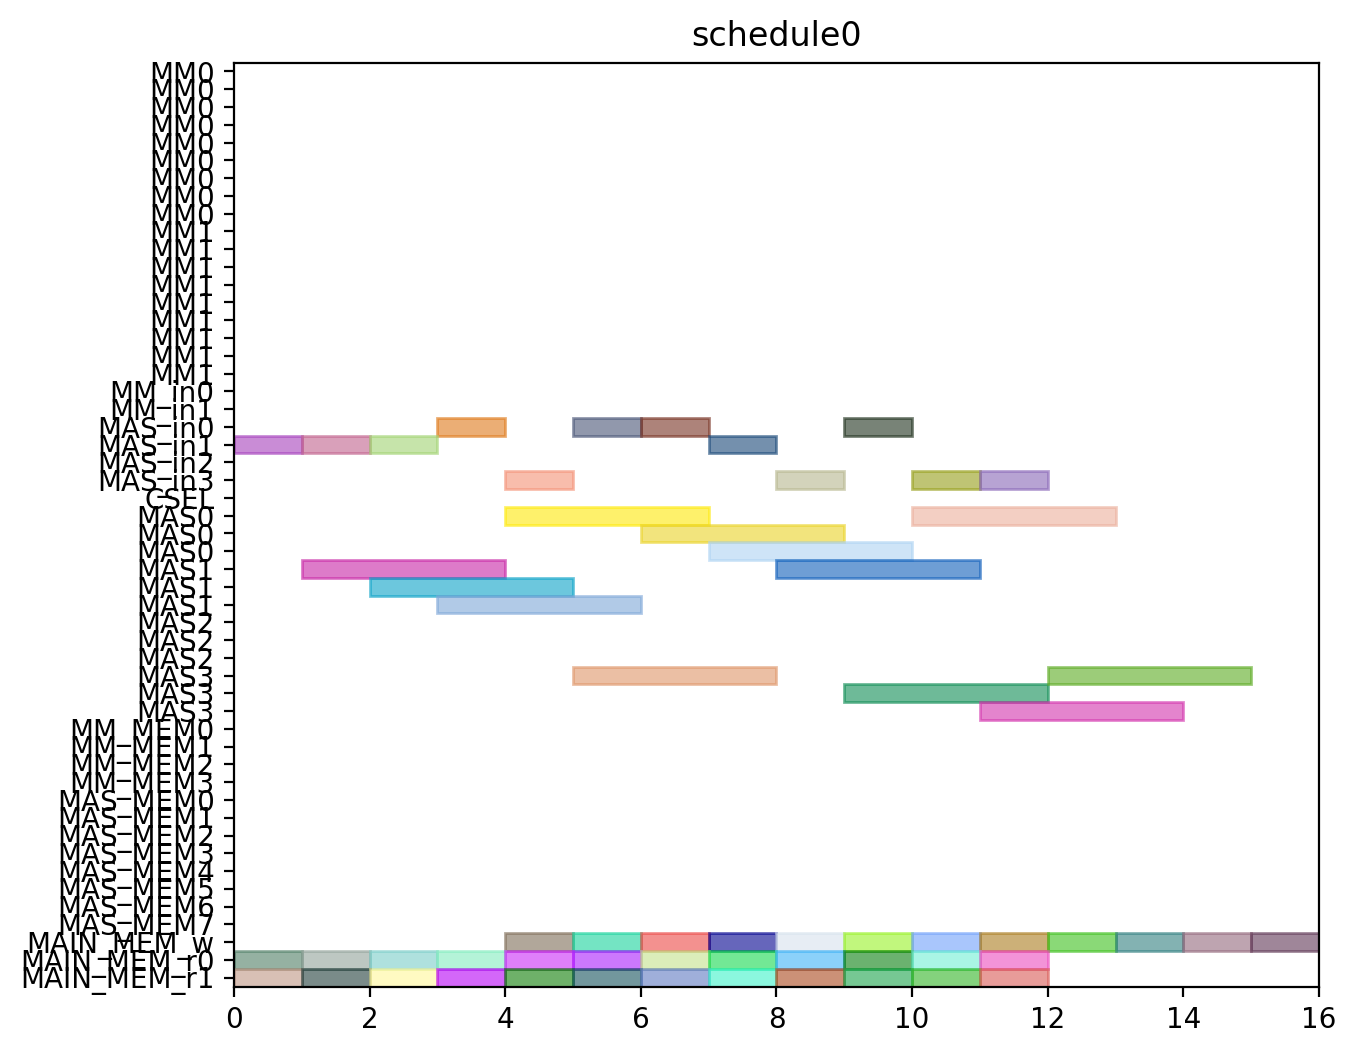

The script that drew this image:
from pyschedule import Scenario, solvers, plotters, alt


def solve():
	horizon = 120
	S = Scenario("schedule0", horizon=horizon)

	# resource
	MM = S.Resources('MM', num=2, size=9)
	MM_in = S.Resources('MM_in', num=2)
	MAS_in = S.Resources('MAS_in', num=4)
	CSEL = S.Resource('CSEL')
	MAS = S.Resources('MAS', num=4, size=3, periods=range(1, horizon))
	MM_MEM = S.Resources('MM_MEM', num=4)
	MAS_MEM = S.Resources('MAS_MEM', num=8)
	MAIN_MEM_w = S.Resource('MAIN_MEM_w', size=1)
	MAIN_MEM_r = S.Resources('MAIN_MEM_r', num=2)

	# result of previous scheduling

	# new tasks
	c000 = S.Task('c000', length=3, delay_cost=1)
	c000 += alt(MAS)
	c000_in = S.Task('c000_in', length=1, delay_cost=1)
	c000_in += alt(MAS_in)
	S += c000_in*MAS_in[0]<=c000*MAS[0]

	S += c000_in*MAS_in[1]<=c000*MAS[1]

	S += c000_in*MAS_in[2]<=c000*MAS[2]

	S += c000_in*MAS_in[3]<=c000*MAS[3]

	S += 0<c000

	c000_w = S.Task('c000_w', length=1, delay_cost=1)
	c000_w += alt(MAIN_MEM_w)
	S += c000 <= c000_w

	c000_mem0 = S.Task('c000_mem0', length=1, delay_cost=1)
	c000_mem0 += MAIN_MEM_r[0]
	S += c000_mem0 <= c000

	c000_mem1 = S.Task('c000_mem1', length=1, delay_cost=1)
	c000_mem1 += MAIN_MEM_r[1]
	S += c000_mem1 <= c000

	c001 = S.Task('c001', length=3, delay_cost=1)
	c001 += alt(MAS)
	c001_in = S.Task('c001_in', length=1, delay_cost=1)
	c001_in += alt(MAS_in)
	S += c001_in*MAS_in[0]<=c001*MAS[0]

	S += c001_in*MAS_in[1]<=c001*MAS[1]

	S += c001_in*MAS_in[2]<=c001*MAS[2]

	S += c001_in*MAS_in[3]<=c001*MAS[3]

	S += 0<c001

	c001_w = S.Task('c001_w', length=1, delay_cost=1)
	c001_w += alt(MAIN_MEM_w)
	S += c001 <= c001_w

	c001_mem0 = S.Task('c001_mem0', length=1, delay_cost=1)
	c001_mem0 += MAIN_MEM_r[0]
	S += c001_mem0 <= c001

	c001_mem1 = S.Task('c001_mem1', length=1, delay_cost=1)
	c001_mem1 += MAIN_MEM_r[1]
	S += c001_mem1 <= c001

	c010 = S.Task('c010', length=3, delay_cost=1)
	c010 += alt(MAS)
	c010_in = S.Task('c010_in', length=1, delay_cost=1)
	c010_in += alt(MAS_in)
	S += c010_in*MAS_in[0]<=c010*MAS[0]

	S += c010_in*MAS_in[1]<=c010*MAS[1]

	S += c010_in*MAS_in[2]<=c010*MAS[2]

	S += c010_in*MAS_in[3]<=c010*MAS[3]

	S += 0<c010

	c010_w = S.Task('c010_w', length=1, delay_cost=1)
	c010_w += alt(MAIN_MEM_w)
	S += c010 <= c010_w

	c010_mem0 = S.Task('c010_mem0', length=1, delay_cost=1)
	c010_mem0 += MAIN_MEM_r[0]
	S += c010_mem0 <= c010

	c010_mem1 = S.Task('c010_mem1', length=1, delay_cost=1)
	c010_mem1 += MAIN_MEM_r[1]
	S += c010_mem1 <= c010

	c011 = S.Task('c011', length=3, delay_cost=1)
	c011 += alt(MAS)
	c011_in = S.Task('c011_in', length=1, delay_cost=1)
	c011_in += alt(MAS_in)
	S += c011_in*MAS_in[0]<=c011*MAS[0]

	S += c011_in*MAS_in[1]<=c011*MAS[1]

	S += c011_in*MAS_in[2]<=c011*MAS[2]

	S += c011_in*MAS_in[3]<=c011*MAS[3]

	S += 0<c011

	c011_w = S.Task('c011_w', length=1, delay_cost=1)
	c011_w += alt(MAIN_MEM_w)
	S += c011 <= c011_w

	c011_mem0 = S.Task('c011_mem0', length=1, delay_cost=1)
	c011_mem0 += MAIN_MEM_r[0]
	S += c011_mem0 <= c011

	c011_mem1 = S.Task('c011_mem1', length=1, delay_cost=1)
	c011_mem1 += MAIN_MEM_r[1]
	S += c011_mem1 <= c011

	c100 = S.Task('c100', length=3, delay_cost=1)
	c100 += alt(MAS)
	c100_in = S.Task('c100_in', length=1, delay_cost=1)
	c100_in += alt(MAS_in)
	S += c100_in*MAS_in[0]<=c100*MAS[0]

	S += c100_in*MAS_in[1]<=c100*MAS[1]

	S += c100_in*MAS_in[2]<=c100*MAS[2]

	S += c100_in*MAS_in[3]<=c100*MAS[3]

	S += 0<c100

	c100_w = S.Task('c100_w', length=1, delay_cost=1)
	c100_w += alt(MAIN_MEM_w)
	S += c100 <= c100_w

	c100_mem0 = S.Task('c100_mem0', length=1, delay_cost=1)
	c100_mem0 += MAIN_MEM_r[0]
	S += c100_mem0 <= c100

	c100_mem1 = S.Task('c100_mem1', length=1, delay_cost=1)
	c100_mem1 += MAIN_MEM_r[1]
	S += c100_mem1 <= c100

	c101 = S.Task('c101', length=3, delay_cost=1)
	c101 += alt(MAS)
	c101_in = S.Task('c101_in', length=1, delay_cost=1)
	c101_in += alt(MAS_in)
	S += c101_in*MAS_in[0]<=c101*MAS[0]

	S += c101_in*MAS_in[1]<=c101*MAS[1]

	S += c101_in*MAS_in[2]<=c101*MAS[2]

	S += c101_in*MAS_in[3]<=c101*MAS[3]

	S += 0<c101

	c101_w = S.Task('c101_w', length=1, delay_cost=1)
	c101_w += alt(MAIN_MEM_w)
	S += c101 <= c101_w

	c101_mem0 = S.Task('c101_mem0', length=1, delay_cost=1)
	c101_mem0 += MAIN_MEM_r[0]
	S += c101_mem0 <= c101

	c101_mem1 = S.Task('c101_mem1', length=1, delay_cost=1)
	c101_mem1 += MAIN_MEM_r[1]
	S += c101_mem1 <= c101

	c110 = S.Task('c110', length=3, delay_cost=1)
	c110 += alt(MAS)
	c110_in = S.Task('c110_in', length=1, delay_cost=1)
	c110_in += alt(MAS_in)
	S += c110_in*MAS_in[0]<=c110*MAS[0]

	S += c110_in*MAS_in[1]<=c110*MAS[1]

	S += c110_in*MAS_in[2]<=c110*MAS[2]

	S += c110_in*MAS_in[3]<=c110*MAS[3]

	S += 0<c110

	c110_w = S.Task('c110_w', length=1, delay_cost=1)
	c110_w += alt(MAIN_MEM_w)
	S += c110 <= c110_w

	c110_mem0 = S.Task('c110_mem0', length=1, delay_cost=1)
	c110_mem0 += MAIN_MEM_r[0]
	S += c110_mem0 <= c110

	c110_mem1 = S.Task('c110_mem1', length=1, delay_cost=1)
	c110_mem1 += MAIN_MEM_r[1]
	S += c110_mem1 <= c110

	c111 = S.Task('c111', length=3, delay_cost=1)
	c111 += alt(MAS)
	c111_in = S.Task('c111_in', length=1, delay_cost=1)
	c111_in += alt(MAS_in)
	S += c111_in*MAS_in[0]<=c111*MAS[0]

	S += c111_in*MAS_in[1]<=c111*MAS[1]

	S += c111_in*MAS_in[2]<=c111*MAS[2]

	S += c111_in*MAS_in[3]<=c111*MAS[3]

	S += 0<c111

	c111_w = S.Task('c111_w', length=1, delay_cost=1)
	c111_w += alt(MAIN_MEM_w)
	S += c111 <= c111_w

	c111_mem0 = S.Task('c111_mem0', length=1, delay_cost=1)
	c111_mem0 += MAIN_MEM_r[0]
	S += c111_mem0 <= c111

	c111_mem1 = S.Task('c111_mem1', length=1, delay_cost=1)
	c111_mem1 += MAIN_MEM_r[1]
	S += c111_mem1 <= c111

	c200 = S.Task('c200', length=3, delay_cost=1)
	c200 += alt(MAS)
	c200_in = S.Task('c200_in', length=1, delay_cost=1)
	c200_in += alt(MAS_in)
	S += c200_in*MAS_in[0]<=c200*MAS[0]

	S += c200_in*MAS_in[1]<=c200*MAS[1]

	S += c200_in*MAS_in[2]<=c200*MAS[2]

	S += c200_in*MAS_in[3]<=c200*MAS[3]

	S += 0<c200

	c200_w = S.Task('c200_w', length=1, delay_cost=1)
	c200_w += alt(MAIN_MEM_w)
	S += c200 <= c200_w

	c200_mem0 = S.Task('c200_mem0', length=1, delay_cost=1)
	c200_mem0 += MAIN_MEM_r[0]
	S += c200_mem0 <= c200

	c200_mem1 = S.Task('c200_mem1', length=1, delay_cost=1)
	c200_mem1 += MAIN_MEM_r[1]
	S += c200_mem1 <= c200

	c201 = S.Task('c201', length=3, delay_cost=1)
	c201 += alt(MAS)
	c201_in = S.Task('c201_in', length=1, delay_cost=1)
	c201_in += alt(MAS_in)
	S += c201_in*MAS_in[0]<=c201*MAS[0]

	S += c201_in*MAS_in[1]<=c201*MAS[1]

	S += c201_in*MAS_in[2]<=c201*MAS[2]

	S += c201_in*MAS_in[3]<=c201*MAS[3]

	S += 0<c201

	c201_w = S.Task('c201_w', length=1, delay_cost=1)
	c201_w += alt(MAIN_MEM_w)
	S += c201 <= c201_w

	c201_mem0 = S.Task('c201_mem0', length=1, delay_cost=1)
	c201_mem0 += MAIN_MEM_r[0]
	S += c201_mem0 <= c201

	c201_mem1 = S.Task('c201_mem1', length=1, delay_cost=1)
	c201_mem1 += MAIN_MEM_r[1]
	S += c201_mem1 <= c201

	c210 = S.Task('c210', length=3, delay_cost=1)
	c210 += alt(MAS)
	c210_in = S.Task('c210_in', length=1, delay_cost=1)
	c210_in += alt(MAS_in)
	S += c210_in*MAS_in[0]<=c210*MAS[0]

	S += c210_in*MAS_in[1]<=c210*MAS[1]

	S += c210_in*MAS_in[2]<=c210*MAS[2]

	S += c210_in*MAS_in[3]<=c210*MAS[3]

	S += 0<c210

	c210_w = S.Task('c210_w', length=1, delay_cost=1)
	c210_w += alt(MAIN_MEM_w)
	S += c210 <= c210_w

	c210_mem0 = S.Task('c210_mem0', length=1, delay_cost=1)
	c210_mem0 += MAIN_MEM_r[0]
	S += c210_mem0 <= c210

	c210_mem1 = S.Task('c210_mem1', length=1, delay_cost=1)
	c210_mem1 += MAIN_MEM_r[1]
	S += c210_mem1 <= c210

	c211 = S.Task('c211', length=3, delay_cost=1)
	c211 += alt(MAS)
	c211_in = S.Task('c211_in', length=1, delay_cost=1)
	c211_in += alt(MAS_in)
	S += c211_in*MAS_in[0]<=c211*MAS[0]

	S += c211_in*MAS_in[1]<=c211*MAS[1]

	S += c211_in*MAS_in[2]<=c211*MAS[2]

	S += c211_in*MAS_in[3]<=c211*MAS[3]

	S += 0<c211

	c211_w = S.Task('c211_w', length=1, delay_cost=1)
	c211_w += alt(MAIN_MEM_w)
	S += c211 <= c211_w

	c211_mem0 = S.Task('c211_mem0', length=1, delay_cost=1)
	c211_mem0 += MAIN_MEM_r[0]
	S += c211_mem0 <= c211

	c211_mem1 = S.Task('c211_mem1', length=1, delay_cost=1)
	c211_mem1 += MAIN_MEM_r[1]
	S += c211_mem1 <= c211

	solvers.mip.solve(S,msg=1,kind='CPLEX',ratio_gap=1.01)

	solution = [['hoge']*len(S.solution()[1]) for i in range(len(S.solution()))]
	for i in range(len(S.solution())):
		for j in range(len(S.solution()[i])):
			solution[i][j]=str(S.solution()[i][j])
	print(solution)

	cycles = int(solution[-1][3])

	pic_file_name = "/mnt/rose/usr1/fukuda/ABE/multiRAM_multiMAS_16mux/scheduling_result/stage9MM2_stage3MAS4/CONJ/schedule0.png"
	if(S.solution() != []):
		plotters.matplotlib.plot(S,img_filename=pic_file_name, show_task_labels=False, fig_size=(cycles*0.25+3, 6))

	return solution
